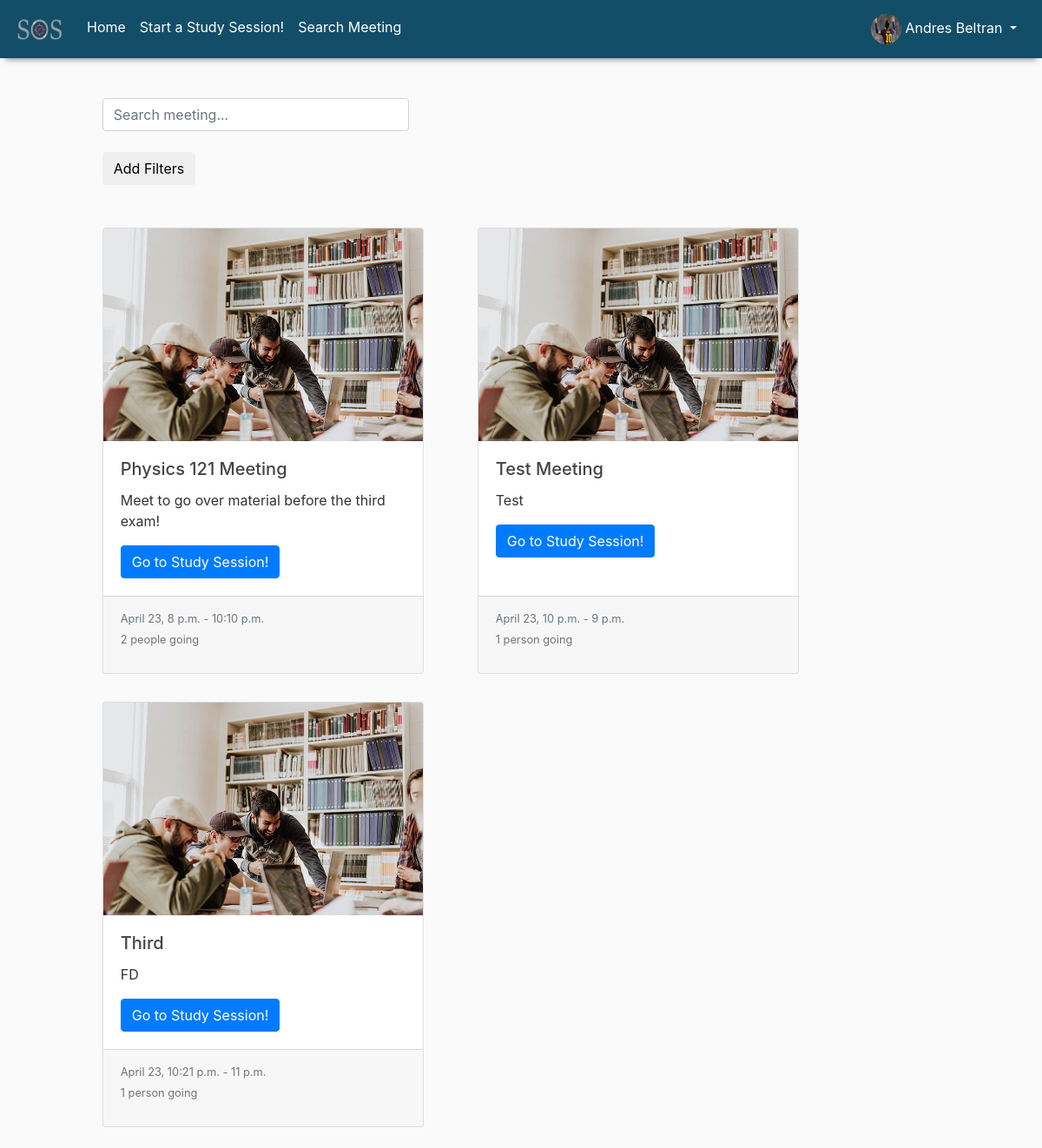
Page /search/ (signed in) on the earlier database version.
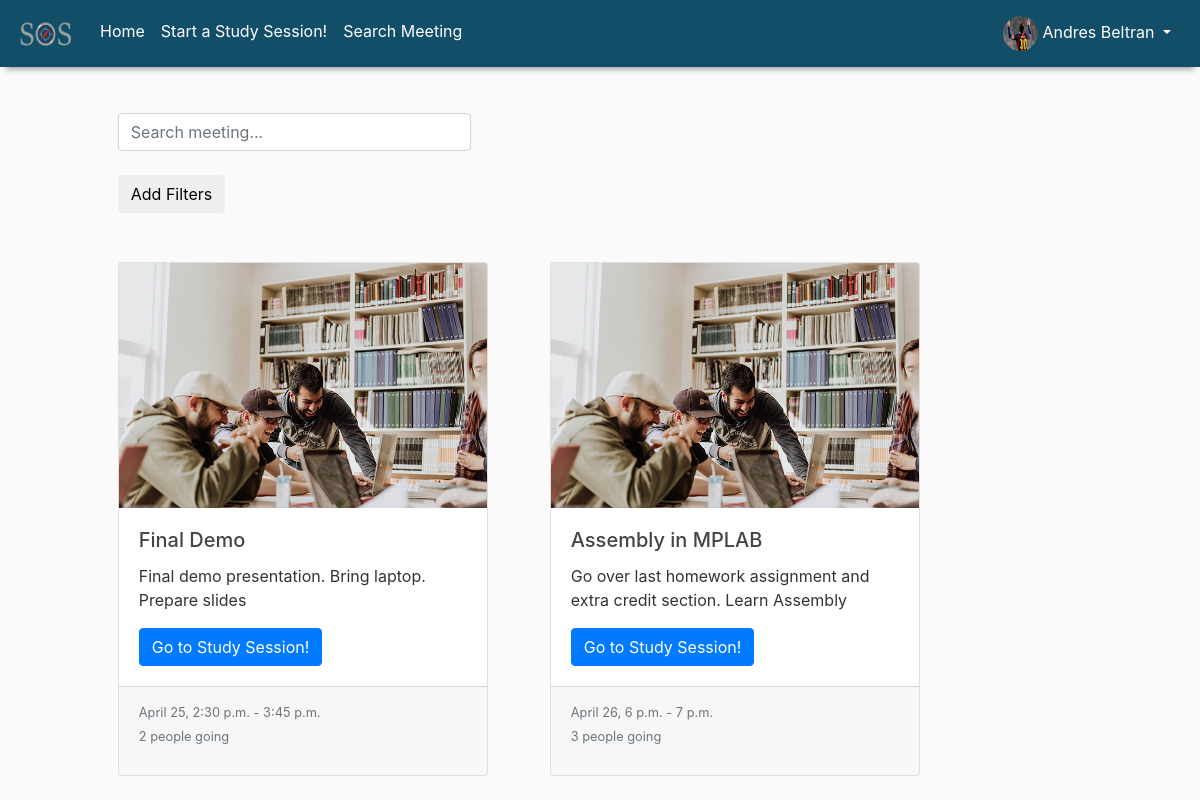
Same page on the later database version.
### MEETINGS/models.py (models this page shows, shortened)
class Meeting(models.Model):
    title = models.CharField(max_length=100)
    university = models.CharField(max_length=100)
    course = models.CharField(max_length=100)
    date_start = models.DateTimeField()
    date_end = models.DateTimeField()
    location = models.CharField(max_length=100)
    description = models.TextField()
    members = models.ManyToManyField(User, through='Membership', related_name='user_meetings', default=None)

### MEETINGS/views.py (the view, shortened to what this page needs)
# urls.py: path('search/', SearchListView.as_view(), name='meeting-search'),
class SearchListView(LoginRequiredMixin, ListView):
    template_name = 'MEETINGS/search_list.html'
    def get_queryset(self):
        return Meeting.objects.all()
    def get_context_data(self, **kwargs):
        context = super().get_context_data(**kwargs)
        context['filter'] = MeetingSearchFilter()
        return context

### MEETINGS/templates/MEETINGS/search_list.html (shortened to what this page needs)
{% extends "MEETINGS/boot_base.html" %}
{% load widget_tweaks %}
{% load static %}
{% block content %}
<div class="search row">
    <div class="col-md-10">
        <form id="ajax_search_form" method="GET">
            <input class="form-control col-sm-5"
                   type="text" id="search_ajax" name="myquery" placeholder="Search meeting...">
        </form>
        <br><button id="search_filters_btn" class="btn btn-default">Add Filters</button>
    </div>
</div>
<div class="search row">
    <div id="search_results" class="list col-md-12">
        {% if object_list.count > 0 %}
        <br class="p_med">
        <div class="card-deck flex-nowrap">
            {% for meeting in object_list %}
            <div class="card">
                <img class="card-img-top" src="{% static 'MEETINGS/meeting_default.jpg' %}">
                <div class="card-body">
                    <h5 class="card-title">{{ meeting.title }}</h5>
                    <p class="card-text">{{ meeting.description }}</p>
                    <a href="{% url 'meeting-detail' meeting.id %}" class="btn btn-primary">Go to Study Session!</a>
                </div>
                <div class="card-footer">
                    <small class="text-muted">
                        {% if meeting.date_start.day == meeting.date_end.day %}
                            {{ meeting.date_start | date:"F d, P" }} - {{ meeting.date_end | date:"P" }}
                        {% else %}
                            {{ meeting.date_start | date:"F d, P" }} - {{ meeting.date_end | date:"F d, P" }}
                        {% endif %}
                        <p>{{ meeting.members.count}}
                            {% if meeting.members.count == 1 %}
                            person going</small>
                            {% else %}
                            people going</small>
                            {% endif %}
                </div>
            </div>
            {% endfor %}
            {% else %}
            <p>No results</p>
            {% endif %}
        </div>
    </div>
</div>
{% endblock content %}

Differences in the rows shown:
removed Meeting: title "Physics 121 Meeting", description "Meet to go over material before the third exam!", date_start "April 23, 8 p.m.", date_end "10:10 p.m.", members.count "2", shows "people going"
removed Meeting: title "Test Meeting", description "Test", date_start "April 23, 10 p.m.", date_end "9 p.m.", members.count "1", shows "person going"
removed Meeting: title "Third", description "FD", date_start "April 23, 10:21 p.m.", date_end "11 p.m.", members.count "1", shows "person going"
added Meeting: title "Final Demo", description "Final demo presentation. Bring laptop. Prepare slides", date_start "April 25, 2:30 p.m.", date_end "3:45 p.m.", members.count "2", shows "people going"
added Meeting: title "Assembly in MPLAB", description "Go over last homework assignment and extra credit section. Learn Assembly", date_start "April 26, 6 p.m.", date_end "7 p.m.", members.count "3", shows "people going"
